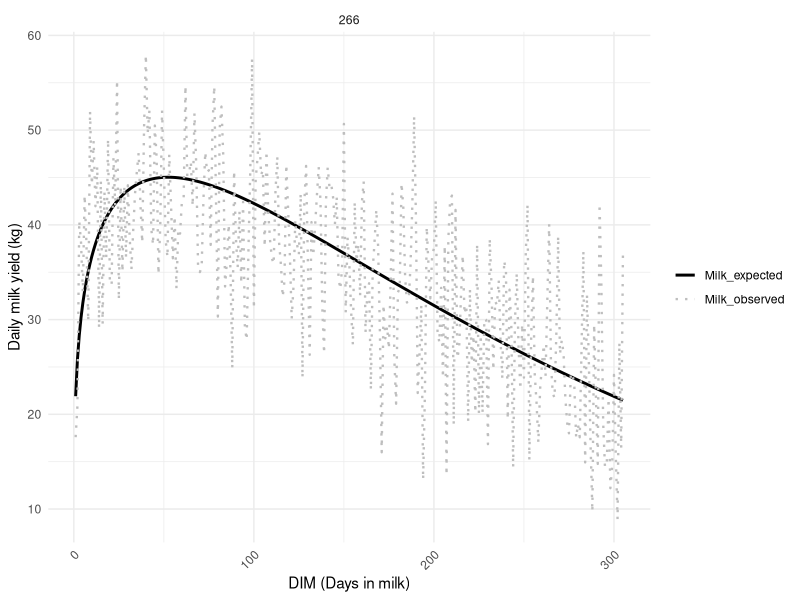

Recreate this plot in R.
########
### Script to simulate lactations curves
########

# Necessary packages
library(dplyr)
library(truncnorm)
library(ggplot2) 

###################################################
####### Simulating daily milk yield using Wood model
###################################################

#---------------------------------------------------
# 1. Wood lactation curve
#---------------------------------------------------

wood_lactation_curve <- function(a, b, c, t) {
  a * t^b * exp(-c * t)
}

# Reproducibility
set.seed(123)

#---------------------------------------------------
# 2. Simulation parameters
#---------------------------------------------------

n_cows <- 400
days <- 305

# Parameters based on Masia et al.J Dairy Sci (2020) [DOI: 10.3168/jds.2019-17962]
# Parameters from multiparous cows
mean_a <- 18.56
mean_b <- 0.24
mean_c <- 0.0053

# Parameters based on Wu et al.J Dairy Sci (2023) [https://doi.org/10.3168/jdsc.2022-0343]
sd_a <- 2.23
sd_b <- 0.06
sd_c <- 0.0007

# Desired repeatability
repeatability <- 0.70


#---------------------------------------------------
# 3. Simulate Wood parameters for each cow
#---------------------------------------------------

cow_parameters <- data.frame(
  cow_id = 1:n_cows,
  
  a = rtruncnorm(
    n_cows,
    a = 0,
    b = Inf,
    mean = mean_a,
    sd = sd_a
  ),
  
  b = rtruncnorm(
    n_cows,
    a = 0,
    b = Inf,
    mean = mean_b,
    sd = sd_b
  ),
  
  c = rtruncnorm(
    n_cows,
    a = 0,
    b = Inf,
    mean = mean_c,
    sd = sd_c
  )
)

head(cow_parameters)


#---------------------------------------------------
# 4. Generate the lactation curves
#---------------------------------------------------

milk_yield <- data.frame()

for (i in 1:n_cows) {
  
  # Get cow-specific Wood parameters
  a_i <- cow_parameters$a[i]
  b_i <- cow_parameters$b[i]
  c_i <- cow_parameters$c[i]
  
  # Days in milk
  t <- 1:days
  
  # True/expected milk yield
  MY_expected <- wood_lactation_curve(
    a = a_i,
    b = b_i,
    c = c_i,
    t = t
  )
  
  # Store results
  milk_yield <- rbind(
    milk_yield,
    data.frame(
      cow_id = i,
      day = t,
      MY_expected = MY_expected
    )
  )
}

#---------------------------------------------------
# 5. Variance of the simulated true milk yields
#---------------------------------------------------

actual_variance <- var(milk_yield$MY_expected)
#actual_variance


#---------------------------------------------------
# 6. Calculate residual variance
#---------------------------------------------------

residual_variance <- ((1 - repeatability) / repeatability) * actual_variance

residual_sd <- sqrt(residual_variance)
#residual_variance
#residual_sd


#---------------------------------------------------
# 7. Add residual variation
#---------------------------------------------------

#milk_yield <- milk_yield %>%
#  mutate(residual = rnorm(n(), mean = 0, sd = residual_sd),
#        MY_observed = MY_expected + residual)


milk_yield <- milk_yield %>%
  rowwise() %>%
  mutate(
    residual = rtruncnorm(
      1,
      a = -MY_expected,
      b = Inf,
      mean = 0,
      sd = residual_sd
    ),
    MY_observed = MY_expected + residual
  ) %>%
  ungroup()




###################################################
####### Including systematic effects
###################################################


# ---------------------------------------
# Assign cows to farms
# ---------------------------------------

n_farms <- 5

# Create one record per cow
cow_info <- data.frame(
  cow_id = 1:n_cows
)

# Randomly assign each cow to one farm
cow_info$farm_id <- sample(
  1:n_farms,
  n_cows,
  replace = TRUE
)

head(cow_info)


# merging farm with milk yield information

milk_yield <- merge(milk_yield, cow_info, by = "cow_id")


# adding systematic effect to the farm
milk_yield$farm_id <- as.character(milk_yield$farm_id)
farm_effect <- c("1"= 0, "2"= -2,"3"= 1,"4"= 2,"5"= -1)

milk_yield$farm_effec <- farm_effect[milk_yield$farm_id]

# Calculating the new phenotype
milk_yield$MY_observed1 <- milk_yield$MY_observed + milk_yield$farm_effec



######################
#### Plots
#####################

# Plot lactation curve of  a random cow
sample_cow <- sample(1:n_cows, 1)

ggplot(subset(milk_yield, cow_id %in% sample_cow), 
       aes(x = day)) +
  # Continuous line for expected milk
  geom_line(aes(y = MY_expected, color = "Milk_expected"), size = 1) +
  # Dotted line for observed milk
  geom_line(aes(y = MY_observed, color = "Milk_observed"), linetype = "dotted", size = 0.8) +
  facet_wrap(~cow_id, ncol = 2, scales = "free_y") +
  labs(x = "DIM (Days in milk)", y = "Daily milk yield (kg)") +
  scale_color_manual(
    values = c(
      "Milk_expected" = "black",
      "Milk_observed" = "gray"
    )
  ) +
  theme_minimal() +
  theme(
    legend.title = element_blank(),
    axis.text.x = element_text(angle = 45, hjust = 1)
  )
